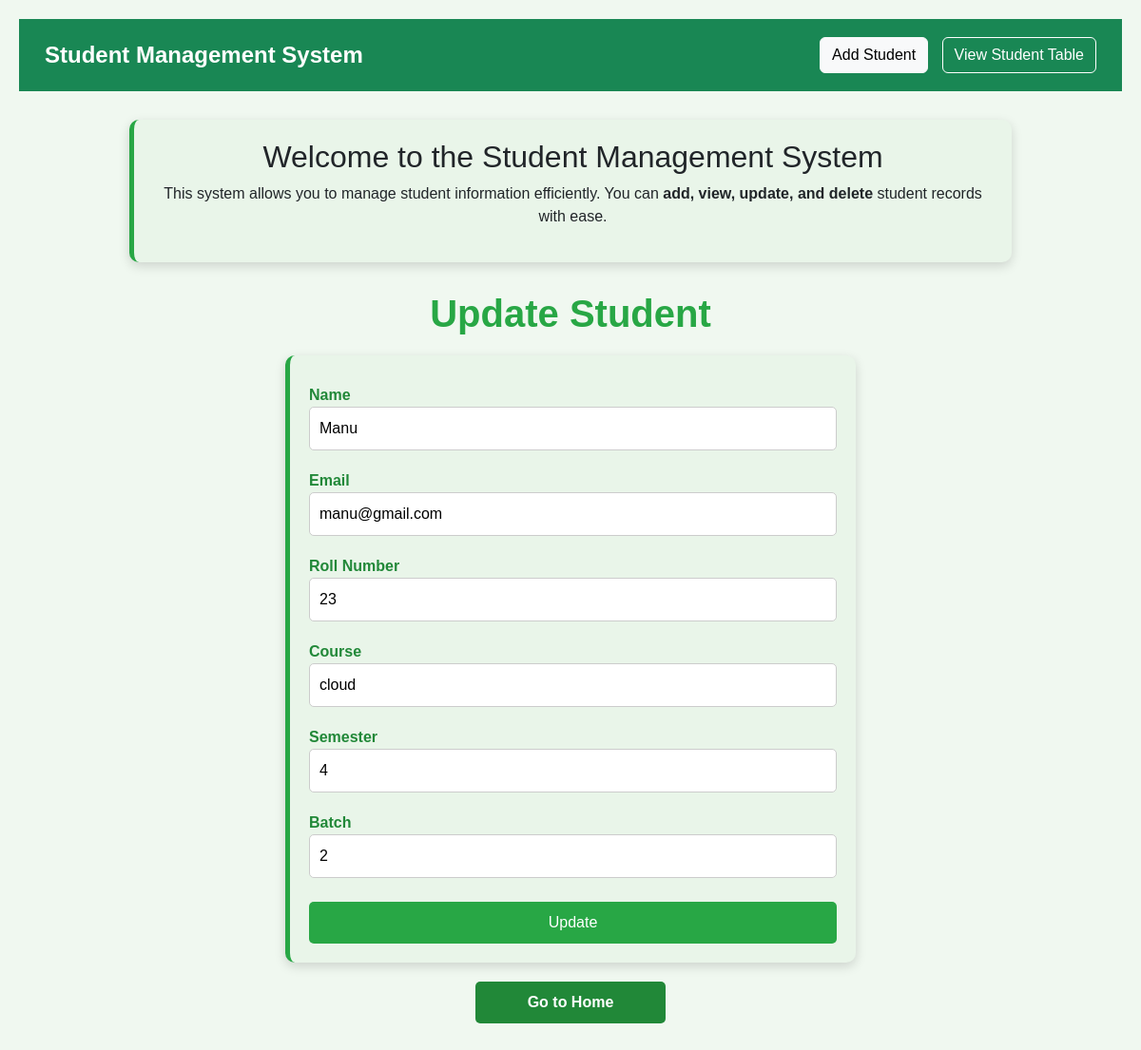
/update/15, run on the app's committed database.
### students/models.py (models this page shows)
class Student(models.Model):
    Name = models.CharField(max_length=50)
    Email = models.EmailField(max_length=50)
    Roll_Number = models.CharField(max_length=50)
    Course = models.CharField(max_length=50)
    Semester = models.IntegerField()
    Batch = models.IntegerField()

### MyProject/views.py (the view)
# urls.py: path('update/<int:id>',views.update),
def update(request,id):
    stu = get_object_or_404(Student, id=id)
    return render(request,"updateform.html",{"stu":stu})

### templates/updateform.html (shortened to what this page needs)
{% include "header.html" %}
    <h1 id="update-student-title">Update Student</h1>
    <form id="update-student-form" action="/submitupdate/{{ stu.id }}" method="GET">
        <label for="name">Name</label>
        <input type="text" name="Name" id="name" value="{{ stu.Name }}">
        <label for="email">Email</label>
        <input type="email" name="Email" id="email" value="{{ stu.Email }}">
        <label for="roll">Roll Number</label>
        <input type="number" name="Roll_Number" id="roll" value="{{ stu.Roll_Number }}">
        <label for="course">Course</label>
        <input type="text" name="Course" id="course" value="{{ stu.Course }}">
        <label for="semester">Semester</label>
        <input type="number" name="Semester" id="semester" value="{{ stu.Semester }}">
        <label for="batch">Batch</label>
        <input type="number" name="Batch" id="batch" value="{{ stu.Batch }}">
        <input type="submit" id="update-student-submit" value="Update">
    </form>
    <a href="/home" id="home-btn">Go to Home</a>
</body>
</html>

### data on the page
Student: Name "Manu", Email "manu@gmail.com", Roll_Number "23", Course "cloud", Semester "4", Batch "2"
